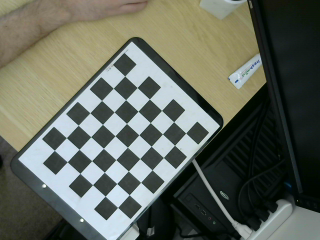
#> input picture RR-plugins/src/plugin-cameraCalibration/calibration_imgs_backup/images0.png, 320 x 240 px
$ python test_pose_reconstruction.py
#> lines starting #> are read from the running program, lines starting #| are printed output that depends on the picture
"""
Created on Thu Apr 29 21:58:01 2021

@author: burak
TO TEST 3D POINT RECONSTRUCTION GIVEN A 2D IMAGE POINT
"""

import cv2
import numpy as np

criteria = (cv2.TERM_CRITERIA_EPS + cv2.TERM_CRITERIA_MAX_ITER, 30, 0.001)

img_filename = "../calibration_imgs_backup/images0.png"

# Load image
img = cv2.imread(img_filename)
#> img is the input picture: shape (240, 320, 3); mean B, G, R 92.4, 103.7, 98.4

# Show the template image
cv2.imshow("img",img)
print("press any key to continue..")
cv2.waitKey(0)
cv2.destroyAllWindows()

gray = cv2.cvtColor(img, cv2.COLOR_BGR2GRAY)
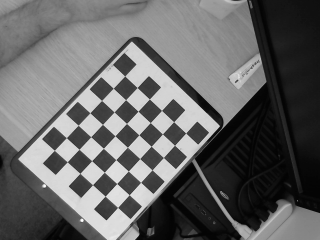
#> gray: shape (240, 320); min 2, max 254, mean 100.9

width = 7
height = 6

# Find the chess board corners
ret, corners = cv2.findChessboardCorners(gray, (width, height), None)
#> ret = True; corners = 42 rows, first 8: [185.6, 133], [174.5, 145.3], [163.4, 157.5], [152.1, 169.8], [140.6, 182.3], [129.3, 194.7], [117.6, 207.4], [173.6, 121.7]

# If found, add object points, image points (after refining them)
if ret:
    corners2 = cv2.cornerSubPix(gray, corners, (11, 11), (-1, -1), criteria)
#> corners2 = 42 rows, first 8: [185.6, 133], [174.6, 145.2], [163.4, 157.5], [152, 169.8], [140.6, 182.3], [129.2, 194.8], [117.6, 207.4], [173.6, 121.7]

    # Draw and display the corners
    img2 = cv2.drawChessboardCorners(img, (width, height), corners2, ret)
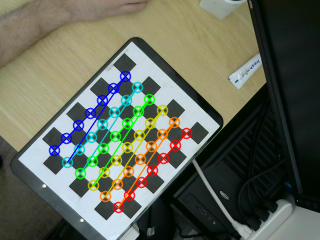
#> img2: shape (240, 320, 3); mean B, G, R 89.5, 103.3, 97.7
    cv2.imshow("corners", img2)
    print("press any key to continue..")
    cv2.waitKey(0)
    cv2.destroyAllWindows()

# %% Load camera parameters and origin pose wrt camera
cv_file = cv2.FileStorage("../calibration_files/camera1.yml", cv2.FILE_STORAGE_READ)

# note we also have to specify the type to retrieve other wise we only get a
# FileNode object back instead of a matrix
mtx = cv_file.getNode("K").mat()
dist = cv_file.getNode("D").mat()
R_co = cv_file.getNode("R_co").mat()
tvec = cv_file.getNode("T_co").mat()
#> (the run stopped early here; a loop or call above may not have finished)

$ run again, with RR-plugins/src/plugin-cameraCalibration/calibration_imgs_backup/images1.png copied over RR-plugins/src/plugin-cameraCalibration/calibration_imgs_backup/images0.png
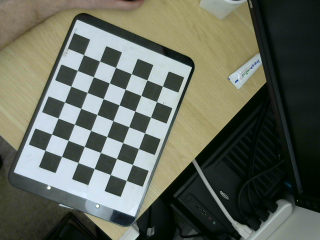
#> input picture RR-plugins/src/plugin-cameraCalibration/calibration_imgs_backup/images1.png, 320 x 240 px
#> img is the input picture: shape (240, 320, 3); mean B, G, R 90.9, 102.8, 97.7
#> `gray = cv2.cvtColor(img, cv2.COLOR_BGR2GRAY)`:
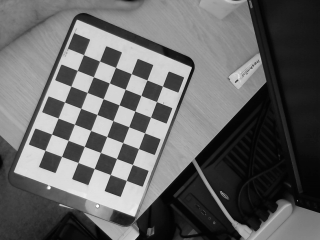
#> gray: shape (240, 320); min 2, max 255, mean 100
#> ret = True; corners = 42 rows, first 8: [162.4, 86.02], [156.5, 101.6], [150.5, 117], [144.6, 132.8], [138.5, 148.6], [132.4, 164.5], [126.3, 180.4], [147, 79.98]
#> corners2 = 42 rows, first 8: [162.4, 86.14], [156.5, 101.6], [150.5, 117.1], [144.5, 132.8], [138.5, 148.5], [132.4, 164.5], [126.3, 180.4], [146.9, 79.9]
#> `img2 = cv2.drawChessboardCorners(img, (width, height), corners2, ret)`:
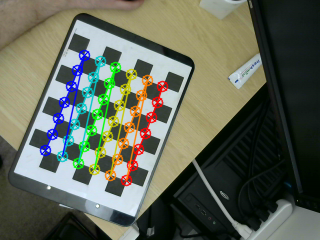
#> img2: shape (240, 320, 3); mean B, G, R 87.9, 102.5, 96.9

$ run again, with RR-plugins/src/plugin-cameraCalibration/calibration_imgs_backup/images10.png copied over RR-plugins/src/plugin-cameraCalibration/calibration_imgs_backup/images0.png
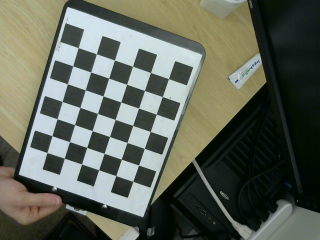
#> input picture RR-plugins/src/plugin-cameraCalibration/calibration_imgs_backup/images10.png, 320 x 240 px
#> img is the input picture: shape (240, 320, 3); mean B, G, R 88.7, 101, 95.4
#> `gray = cv2.cvtColor(img, cv2.COLOR_BGR2GRAY)`:
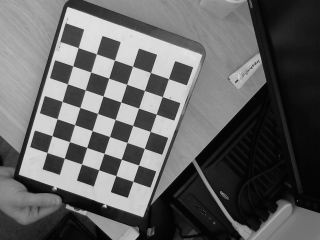
#> gray: shape (240, 320); min 1, max 245, mean 98
#> ret = True; corners = 42 rows, first 8: [168.5, 78.67], [162.3, 96.63], [156.2, 114.3], [150.2, 131.4], [144.3, 148.4], [138.5, 165], [132.9, 181.3], [150.5, 72.45]
#> corners2 = 42 rows, first 8: [168.4, 78.63], [162.3, 96.56], [156.2, 114.2], [150.2, 131.5], [144.3, 148.4], [138.5, 165.1], [132.8, 181.3], [150.5, 72.46]
#> `img2 = cv2.drawChessboardCorners(img, (width, height), corners2, ret)`:
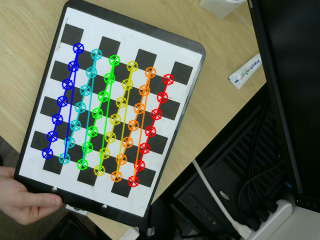
#> img2: shape (240, 320, 3); mean B, G, R 85.9, 100.8, 94.7

$ run again, with RR-plugins/src/plugin-cameraCalibration/calibration_imgs_backup/images11.png copied over RR-plugins/src/plugin-cameraCalibration/calibration_imgs_backup/images0.png
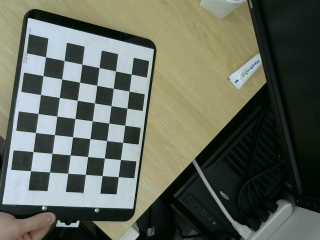
#> input picture RR-plugins/src/plugin-cameraCalibration/calibration_imgs_backup/images11.png, 320 x 240 px
#> img is the input picture: shape (240, 320, 3); mean B, G, R 90.5, 102.5, 96.9
#> `gray = cv2.cvtColor(img, cv2.COLOR_BGR2GRAY)`:
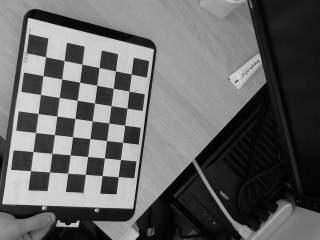
#> gray: shape (240, 320); min 1, max 230, mean 99.5
#> ret = True; corners = 42 rows, first 8: [131.3, 74.24], [129.1, 91.15], [127, 108.1], [124.7, 125.3], [122.6, 142.4], [120.5, 159.5], [118.3, 176.6], [115.5, 70.97]
#> corners2 = 42 rows, first 8: [131.2, 74.15], [129.1, 91.17], [126.9, 108.1], [124.7, 125.3], [122.6, 142.3], [120.4, 159.5], [118.2, 176.6], [115.5, 70.9]
#> `img2 = cv2.drawChessboardCorners(img, (width, height), corners2, ret)`:
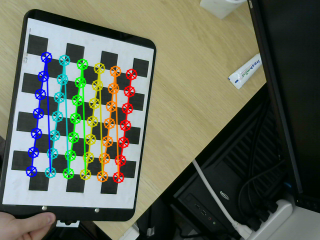
#> img2: shape (240, 320, 3); mean B, G, R 87.9, 102.7, 96.5
